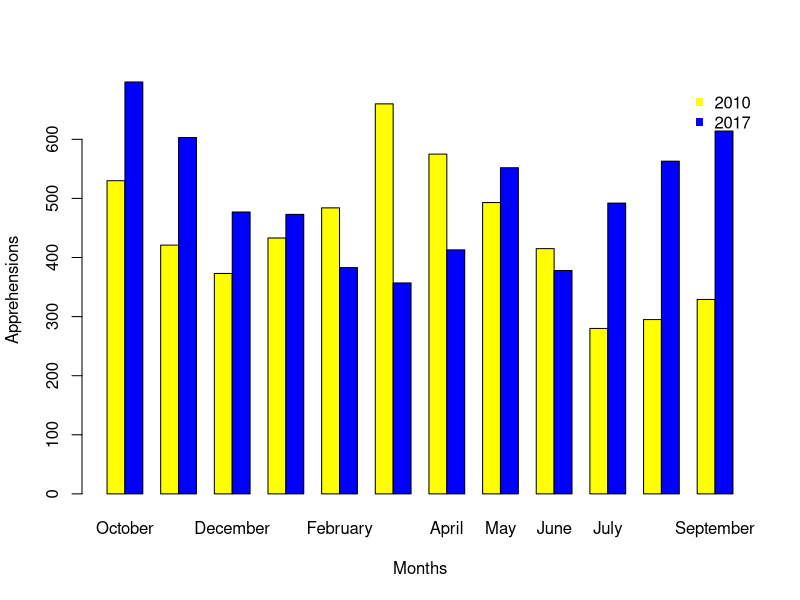

This figure's R source:
## ---- chunk 1
knitr::opts_chunk$set(echo = TRUE)
## ---- chunk 2
data2010 <- read.csv('BP Apprehensions 2010.csv')
data2017 <- read.csv('PB Apprehensions 2017.csv')


colu = as.numeric('1')
d1 = as.data.frame(data2010[c(colu),])
show(d1)
#colnames(d1) <- c("January", "February", "March", "April", "May", "June", "July", "August", "September", "October", "November", "December")
d2 = as.data.frame(data2017[c(colu),])
show(d2)
#colnames(d2) <- c("January", "February", "March", "April", "May", "June", "July", "August", "September", "October", "November", "December")

mydata <- rbind(d1, d2)
mydata$Sector <- NULL
rownames(mydata) <- c("2010", "2017")
mydata

barplot(as.matrix(mydata), 
        beside = TRUE,
        xlab = "Months",
        ylab = "Apprehensions",
        names.arg = c("October", "November", "December", "January", "February", "March", "April", "May", "June", "July", "August", "September"),
        col = c("yellow", "blue"), 
        bty="n" )
        legend("topright", c("2010","2017"), pch=15,  col=c("yellow","blue"),  bty="n")

